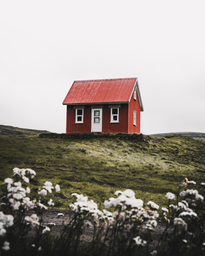
#> input picture picture.png, 205 x 256 px, shrunk from 1000 x 1250 before the run
$ python embedding.py
#> lines starting #> are read from the running program, lines starting #| are printed output that depends on the picture; long printed decimals are rounded
import cv2
import numpy as np
import math
import random


img = cv2.imread('picture.png', cv2.IMREAD_GRAYSCALE)
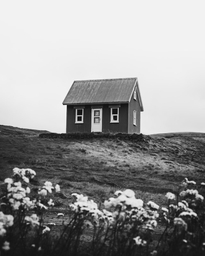
#> img: shape (256, 205); min 0, max 252, mean 150.6
secret = "Pixel value differencing steganography (PVDS) technique efficiently identifies the edge and smooth regions from an image, therefore, the PVDS technique is more suitable for concealing the secret information in an image. Notwithstanding the advantages, the PVDS techniques give rise to some major issues. Most of the PVDS techniques suffer from boundary issue (BI). Further, the majority of the PVDS techniques are exposed to pixel difference histogram (PDH) analysis. In this paper, two improved PVDS based techniques, such as (1) indicator-based PVDS (IPVDS) and (2) multi-directional overlapped PVDS (MDOPVDS) has been proposed to address the BI as well as PDH issue. The IPVDS technique utilizes the concept of indicator pixel in a 2 × 3 pixel block. On the other hand, the MDOPVDS technique utilizes the pixel overlap strategy in a 3 × 3 pixel block using all three directions, such as (1) horizontal, (2) vertical, and (3) diagonal. Results of the proposed technique are evaluated in terms of the conflicting metrics like peak signal-to-noise ratio (PSNR), capacity, and security. Further, it is observed that the proposed technique maintains a good symmetry between the aforementioned conflicting metrics. Additionally, both the proposed technique successfully avoids the BI."
secret_index = 0
secret_bites_capability = 0

def tobits(s):
    result = []
    for c in s:
        bits = bin(ord(c))[2:]
        bits = '00000000'[len(bits):] + bits
        result.extend([int(b) for b in bits])
    return result


def frombits(bits):
    chars = []
    for b in range(int(len(bits) / 8)):
        byte = bits[b * 8:(b + 1) * 8]
        chars.append(chr(int(''.join([str(bit) for bit in byte]), 2)))
    return ''.join(chars)


secret_bits = tobits(secret)
secret_lenght = len(secret_bits)


def inttobitarray(_int):
    _bit = [0, 0, 0, 0, 0, 0, 0, 0]
    _conv = bin(_int)[2:]
    _convL = len(_conv)
    for i in range(_convL):
        _bit[i] = int(_conv[_convL - i - 1])
    return _bit


def image1converter(_bites):
    value = 0
    for i in range(2, 8):
        value += _bites[i] * 2 ** (i - 2)
    return value


def image2converter(_bites):
    value = 0
    for i in range(0, 2):
        value += _bites[i] * 2 ** i
    return value


def image12cmp(_bites1, _bites2):
    _value = 0
    for i in range(0, 2):
        _value += _bites2[i] * 2 ** i
    for i in range(2, 8):
        _value += _bites1[i - 2] * 2 ** i
    return _value


def get_bits_from_secret(count):
    global secret_index
    res = []
    if secret_index>secret_lenght:
        return [0]
    if secret_index+count>secret_lenght:
        count = secret_lenght-secret_index
    for i in range(count):
        res.append(secret_bits[secret_index])
        secret_index+=1
    return res


def bits_to_int(bits):
    res = 0
    for i in range(len(bits)):
        res+=bits[i]*2**i
    return res


height = img.shape[0]
#> height = 256
width = img.shape[1]
#> width = 205

image1 = np.ndarray(shape=(height, width), dtype=int)
image2 = np.ndarray(shape=(height, width), dtype=int)

for row in range(width):
    for col in range(height):
        _byte = int(img[col, row])
        _bites = inttobitarray(_byte)
        image1[col, row] = image1converter(_bites)
        image2[col, row] = image2converter(_bites)
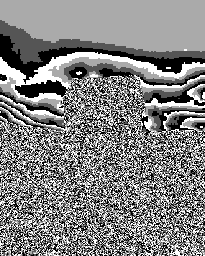
#> image2: shape (256, 205) int64; min 0, max 3, mean 1.54; drawn with min black and max white

        # DEBUG
        # print(_byte, _bites, image1[col, row], image2[col, row])

heightT = int(height / 3)
widthT = int(width / 2)

for ht in range(heightT):
    for wt in range(widthT):
        _matrix = [
            [ht * 3, wt * 2],
            [ht * 3 + 2, wt * 2],
            [ht * 3, wt * 2 + 1],
            [ht * 3 + 2, wt * 2 + 1],
        ]
        pu = image1[ht * 3 + 1, wt * 2]
        pb = image1[ht * 3 + 1, wt * 2 + 1]
        #print(ht, wt, [pu, pb])
        l = 0
        u = 0

        for i in range(4):
            pi = image1[_matrix[i][0], _matrix[i][1]]
            du = (pi - pu)
            db = (pi - pb)

            if du > 0 and db > 0:
                l = max(pu + 1, pb + 1)
                u = 63

            if du <= 0 and db <= 0:
                l = 0
                u = min(pu, pb)

            if du > 0 and db <= 0:
                l = pu + 1
                u = pb

            if du <= 0 and db > 0:
                l = pb + 1
                u = pu

            n = math.floor(min(math.log2(abs(u-l+1)), 4))

            #print(ht, wt, i, n, pi, [pu, pb], [u , l], n)
            # find e
            if n > 0:
                _min = 1000
                _bit = get_bits_from_secret(n)
                data = bits_to_int(_bit)
                # [4 lines of commented-out code are left out]

                _mod = 2 ** n
                value = pi
                for e in range(l, u+1):
                    if (abs(e - pu) - data) % _mod == 0:
                        #print((abs(e - pu) - data), _mod)
                        if _min > abs(e - pi):
                            _min = abs(e - pi)
                            value = e
                #print(pi, pu, _mod, value, data)
                secret_bites_capability+=n
                image1[_matrix[i][0], _matrix[i][1]] = value
                #print(l, value, u)
                #print(ht, wt, i, pi, value, [pu, pb], [u, l], n)

        _matrix2 = [
            [ht * 3, wt * 2],
            [ht * 3, wt * 2 + 1],
            [ht * 3 + 1, wt * 2],
            [ht * 3 + 1, wt * 2 + 1],
            [ht * 3 + 2, wt * 2],
            [ht * 3 + 2, wt * 2 + 1],
        ]
        for i in range(6):
            secret_bites_capability += 2
            image2[_matrix2[i][0], _matrix2[i][1]] = bits_to_int(get_bits_from_secret(2))
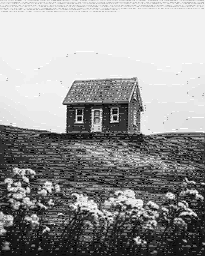
#> image1: shape (256, 205) int64; min 0, max 63, mean 38; drawn with min black and max white
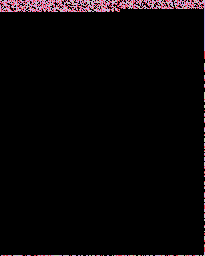
#> image2: shape (256, 205) int64; 4 distinct labels, from 0 to 3; one colour per label, 0 black

output = np.ndarray(shape=(height, width), dtype=int)

for row in range(width):
    for col in range(height):
        _bites1 = inttobitarray(int(image1[col, row]))
        _bites2 = inttobitarray(int(image2[col, row]))
        output[col, row] = image12cmp(_bites1, _bites2)
        # [6 lines of commented-out code are left out]
cv2.imwrite("gray.png", img)

sum = 0
for row in range(width):
    for col in range(height):
        sum += (output[col, row]-img[col, row])**2
MSE = sum/(width*height)
PNSR=10*math.log10(255*255/MSE)

cv2.imwrite("output.png", output)
print("PNSR:", PNSR)
#| PNSR: 22.597
print(secret_bites_capability)
#| 226198
print("capability:", secret_bites_capability/(width*height))
#| capability: 4.310


print("Done!")
